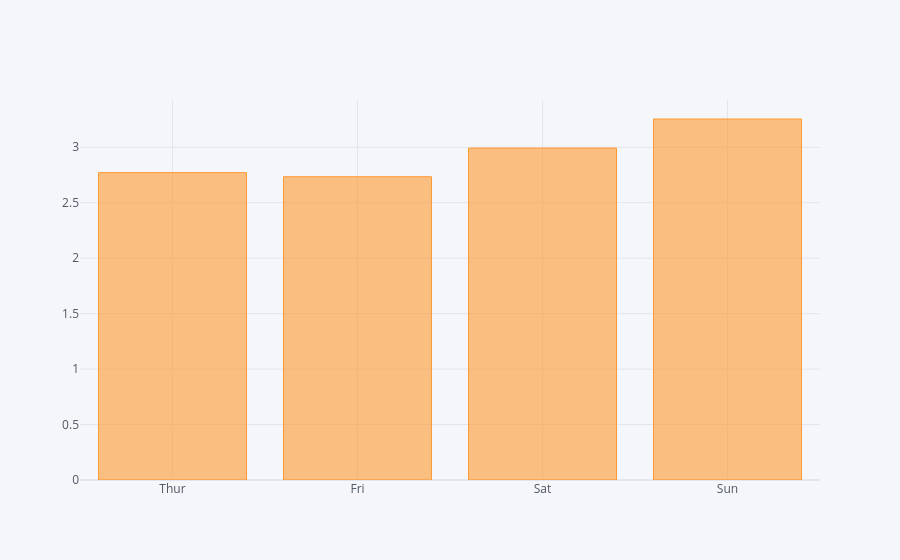

This figure's notebook cell:
### Code cell
tips.groupby('day')['tip'].mean().iplot(kind = 'bar')

### Figure 1 — Plotly figure (JSON) as saved in the notebook; plotly's stock layout.template omitted (floating-point values rounded to 4 significant figures)
{"data": [{"marker": {"color": "rgba(255, 153, 51, 0.6)", "line": {"color": "rgba(255, 153, 51, 1.0)", "width": 1}}, "name": "tip", "orientation": "v", "text": "", "type": "bar", "x": ["Thur", "Fri", "Sat", "Sun"], "y": [2.771, 2.735, 2.993, 3.255]}], "layout": {"legend": {"bgcolor": "#F5F6F9", "font": {"color": "#4D5663"}}, "paper_bgcolor": "#F5F6F9", "plot_bgcolor": "#F5F6F9", "title": {"font": {"color": "#4D5663"}}, "xaxis": {"gridcolor": "#E1E5ED", "showgrid": true, "tickfont": {"color": "#4D5663"}, "title": {"font": {"color": "#4D5663"}, "text": ""}, "zerolinecolor": "#E1E5ED"}, "yaxis": {"gridcolor": "#E1E5ED", "showgrid": true, "tickfont": {"color": "#4D5663"}, "title": {"font": {"color": "#4D5663"}, "text": ""}, "zerolinecolor": "#E1E5ED"}}}
